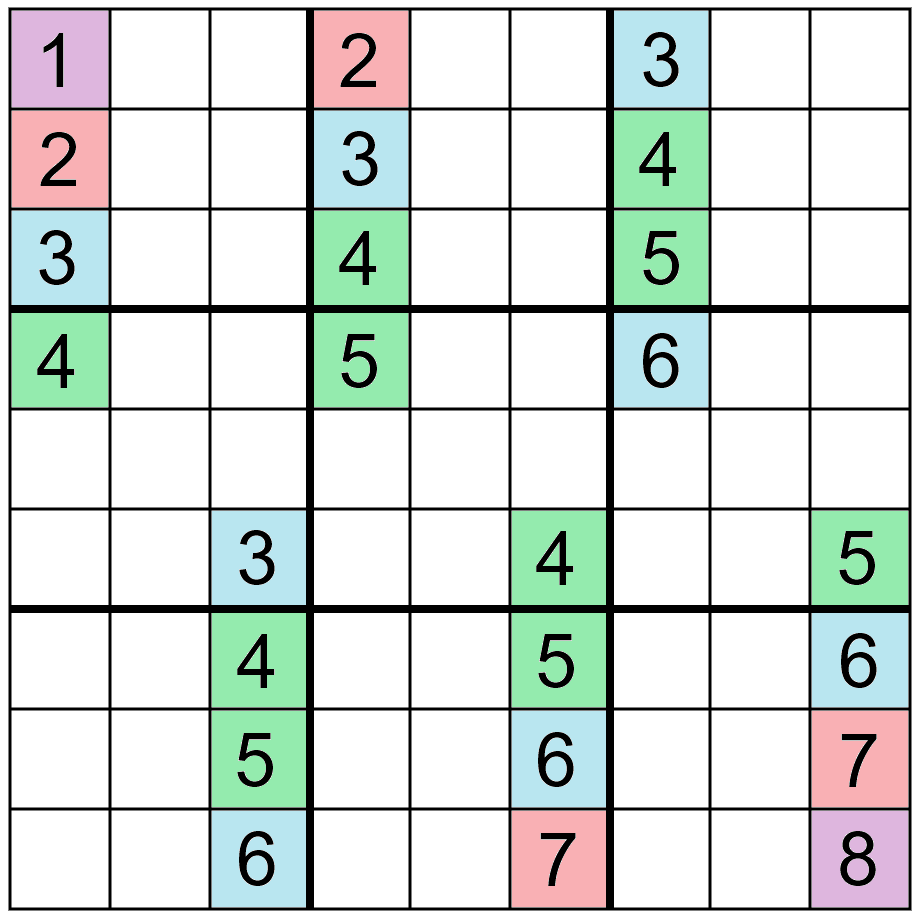
#> input picture resources/sudoku-grid-2.png, 921 x 920 px
$ python main.py
#> lines starting #> are read from the running program, lines starting #| are printed output that depends on the picture; after the words box and inside, x2 and y2 are one past the last pixel; in counts of white or black regions, pixels touching at a corner belong together
import cv2
import numpy as np

from board import Board


image_name = "sudoku-grid-2.png"
image_directory = "resources/"
output_directory = "output/"
image_filepath = image_directory + image_name

board_image = cv2.imread(image_filepath)
#> board_image is the input picture: shape (920, 921, 3); mean B, G, R 215.9, 220, 212
gray_board_image = cv2.cvtColor(board_image, cv2.COLOR_BGR2GRAY)
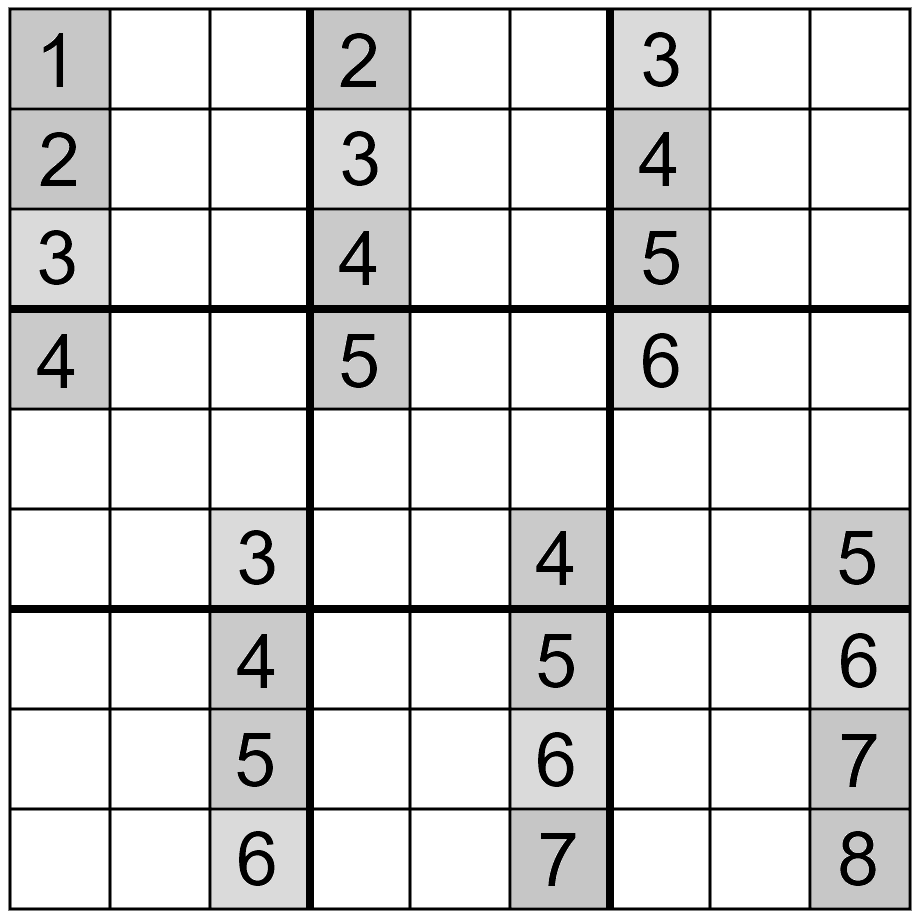
#> gray_board_image: shape (920, 921); min 0, max 255, mean 217.1
edges = cv2.Canny(gray_board_image, 50,150, apertureSize=3)
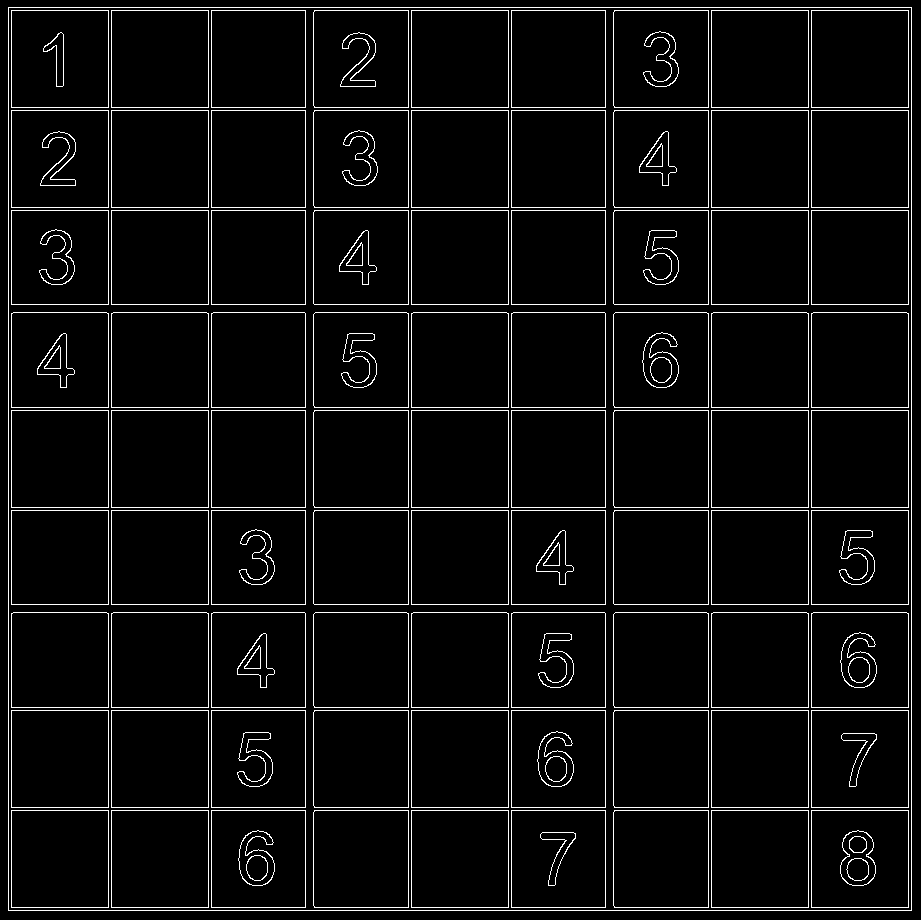
#> edges: shape (920, 921); 4.8% white in thin lines or dots
cv2.imwrite(output_directory + image_name + '-edges.jpg', edges)
line_max = 1000

lines = cv2.HoughLines(edges, 1, np.pi/180, 300)
#> lines = 40 rows, first 8: [8, 0], [911, 0], [7, 1.57], [910, 1.57], [11, 0], [108, 0], [111, 0], [208, 0]

#The code below is to investigate the HoughTransform
f = open(output_directory+image_name+ '-houghlinestext.csv', 'w+')
fg = open(output_directory+image_name+'-linestext.csv', 'w+')
f.write("rho,theta,a,b,x0,y0,x1,y1,x2,y2\n")
fg.write("x1,x2,y1,y2,m,b\n")


def sort_lines(line_array):

    rho_array = line_array[:,0,0]
    theta_array = line_array[:,0,0]

    ind = np.lexsort(rho_array, theta_array)

    output_array = [(rho_array[i], theta_array[i]) for i in ind]
    return output_array


#line_array = sort_lines(lines)


for line in lines:
    #For Graphing Lines
    rho = line[0][0]
    theta = line[0][1]
    a = np.cos(theta)
    b = np.sin(theta)
    x0 = a * rho
    y0 = b * rho
    x1 = int(x0 + line_max * (-b))
    y1 = int(y0 + line_max * (a))
    x2 = int(x0 - line_max * (-b))
    y2 = int(y0 - line_max * (a))
    #For Line Equations solve X * m = Y where X = 2x2 matrix (x1, 1), (x2, 1) , Y = (y1, y2) and m = (m, b) for y=mx+b

    X = np.array([[x1, 1],[x2,1]])
    Y = np.array([y1,y2])

    #m = solve_lines(X,Y)
    np.savetxt(fg, [x1,x2,y1,y2],newline=",")
    #np.savetxt(fg,m, newline=",")
    fg.write("\n")


    cv2.line(board_image, (x1, y1), (x2, y2), (0, 0, 255), 2)

    for t in [rho,theta,a,b,x0,y0,x1,y1,x2,y2]:
        f.write(str(t) + ", ")
    f.write("\n")
#> this loop made 40 passes
#> (rho, theta, a, b, x0, y0, x1, y1) on passes 1 to 12: (8, 0, 1, 0, 8, 0, 8, 1000), (911, 0, 1, 0, 911, 0, 911, 1000), (7, 1.57, -4.37e-08, 1, -3.06e-07, 7, -1000, 6), (910, 1.57, -4.37e-08, 1, -3.98e-05, 910, -1000, 909), (11, 0, 1, 0, 11, 0, 11, 1000), (108, 0, 1, 0, 108, 0, 108, 1000), (111, 0, 1, 0, 111, 0, 111, 1000), (208, 0, 1, 0, 208, 0, 208, 1000), (211, 0, 1, 0, 211, 0, 211, 1000), (305, 0, 1, 0, 305, 0, 305, 1000), (408, 0, 1, 0, 408, 0, 408, 1000), (411, 0, 1, 0, 411, 0, 411, 1000)
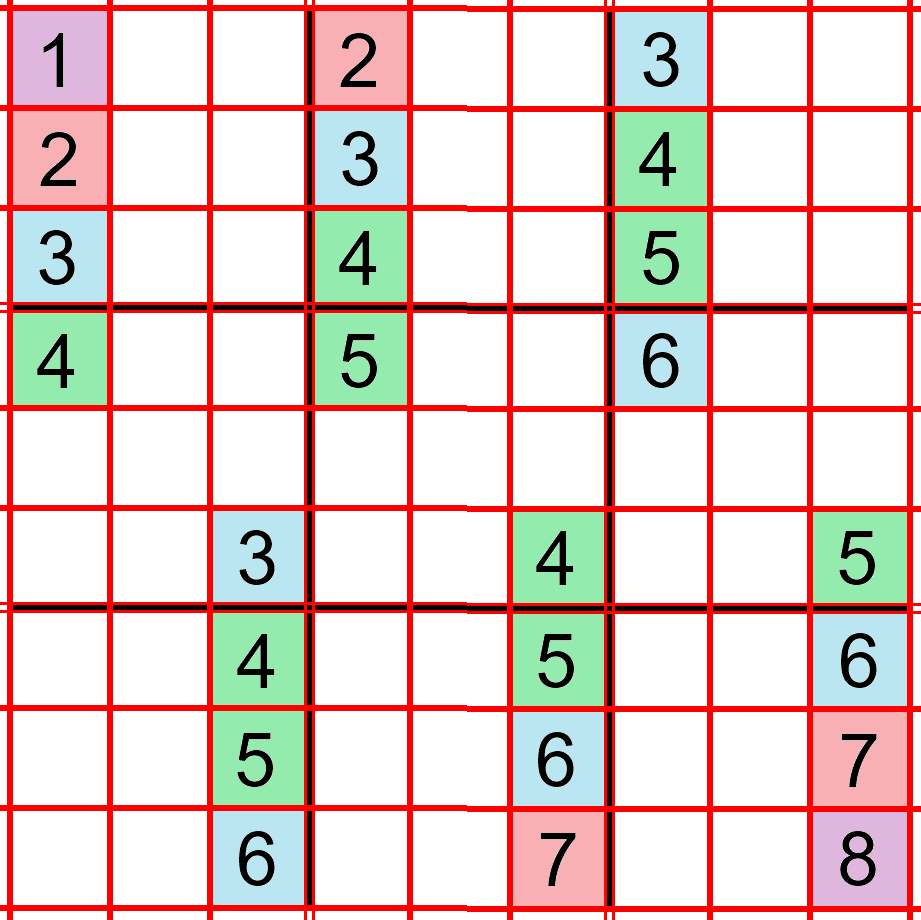
#> board_image: shape (920, 921, 3); 12.61% of pixels changed, all inside (x1, y1, x2, y2) = (0, 0, 921, 920)


f.close()
fg.close()

cv2.imwrite(output_directory + image_name + '-houghlines.jpg', board_image)

# [8 lines of commented-out code are left out]

$ run again, with resources/sudoku-grid-1.png copied over resources/sudoku-grid-2.png
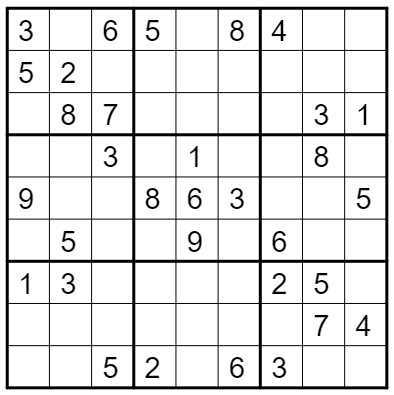
#> input picture resources/sudoku-grid-1.png, 394 x 395 px
#> board_image is the input picture: shape (395, 394, 3); min 0, max 255, mean 227.7
#> `edges = cv2.Canny(gray_board_image, 50,150, apertureSize=3)`:
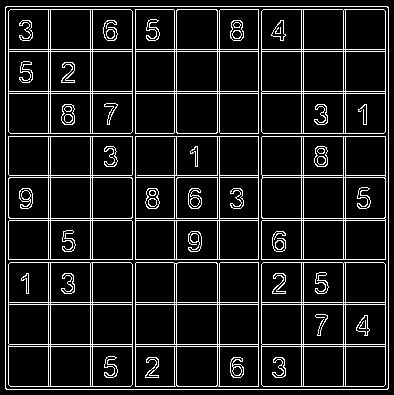
#> edges: shape (395, 394); 11.4% white in thin lines or dots
#> lines = 40 rows, first 8: [5, 0], [388, 0], [6, 1.57], [389, 1.57], [48, 0], [50, 0], [92, 0], [258, 0]
#> the loop `for line in lines:` made 40 passes
#> (rho, theta, a, b, x0, y0, x1, y1) on passes 1 to 8: (5, 0, 1, 0, 5, 0, 5, 1000), (388, 0, 1, 0, 388, 0, 388, 1000), (6, 1.57, -4.37e-08, 1, -2.62e-07, 6, -1000, 5), (389, 1.57, -4.37e-08, 1, -1.7e-05, 389, -1000, 388), (48, 0, 1, 0, 48, 0, 48, 1000), (50, 0, 1, 0, 50, 0, 50, 1000), (92, 0, 1, 0, 92, 0, 92, 1000), (258, 0, 1, 0, 258, 0, 258, 1000)
#> after the loop `for line in lines:`:
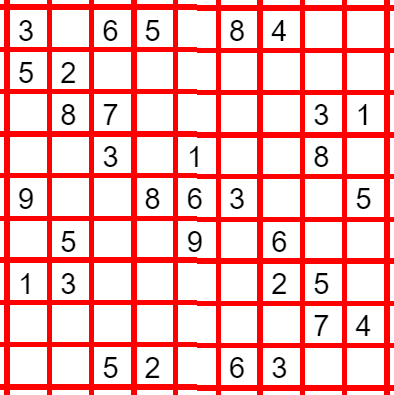
#> board_image: shape (395, 394, 3); mean B, G, R 184.7, 184.7, 249.7
